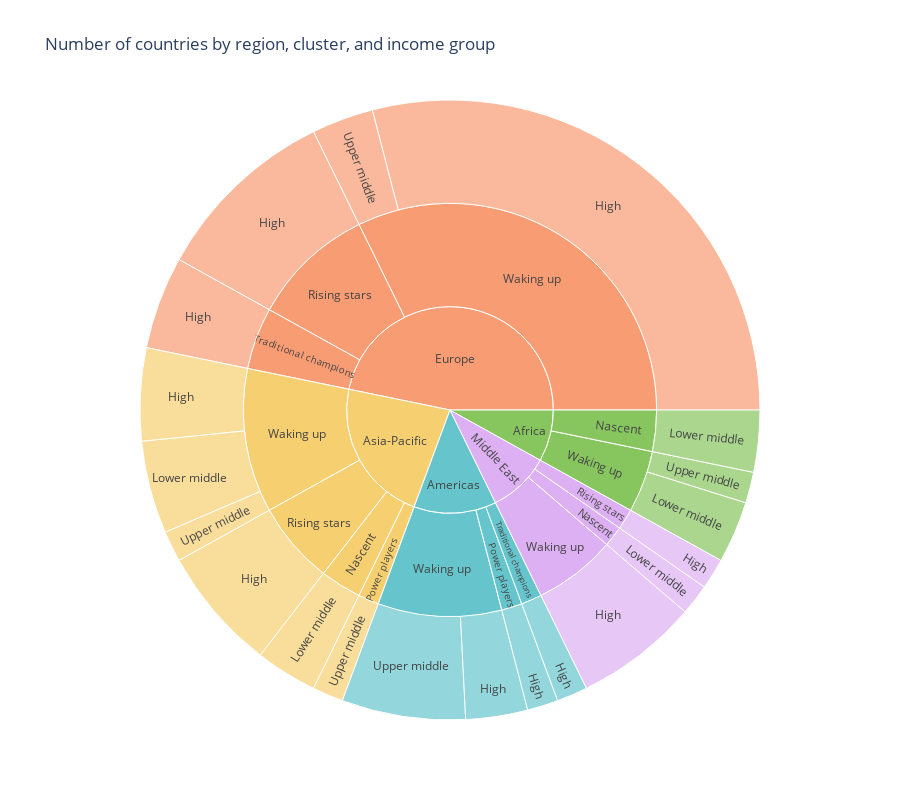

The notebook cell this image was saved under:
### Markdown cell above
## <div style="font-size:20px;text-align:center;color:black;border-bottom:5px #0026d6 solid;padding-bottom:3%">Multivariate Analaysis: Associations between categorical variables</div>

Let's look at the associations between Region, Cluster, and Income groups first.

### Code cell
agg_data = df[["Region", "Cluster", "Income group"]].groupby(["Region", "Cluster", "Income group"]).size().reset_index(name="Count")
# define figure element
fig = px.sunburst(
    agg_data,
    values='Count',
    path=["Region", "Cluster", "Income group"],
    title="Number of countries by region, cluster, and income group",
    color="Region",
    height=800,
    color_discrete_sequence=px.colors.qualitative.Pastel
)
# display the figure
fig.show()

### Figure 1 — Plotly figure (JSON) as saved in the notebook; plotly's stock layout.template omitted (floating-point values rounded to 4 significant figures)
{"data": [{"branchvalues": "total", "customdata": [["Americas"], ["Asia-Pacific"], ["Europe"], ["Middle East"], ["Americas"], ["Europe"], ["Americas"], ["Middle East"], ["Asia-Pacific"], ["Africa"], ["Middle East"], ["Europe"], ["Asia-Pacific"], ["Africa"], ["Asia-Pacific"], ["Asia-Pacific"], ["Africa"], ["Americas"], ["Asia-Pacific"], ["Europe"], ["Africa"], ["Asia-Pacific"], ["Middle East"], ["Americas"], ["Asia-Pacific"], ["Asia-Pacific"], ["Europe"], ["Middle East"], ["Americas"], ["Europe"], ["Africa"], ["Americas"], ["Asia-Pacific"], ["Europe"], ["Middle East"], ["Africa"], ["Americas"], ["Asia-Pacific"], ["Europe"], ["Middle East"]], "domain": {"x": [0, 1], "y": [0, 1]}, "hovertemplate": "labels=%{label}<br>Count=%{value}<br>parent=%{parent}<br>id=%{id}<br>Region=%{customdata[0]}<extra></extra>", "ids": ["Americas/Power players/High", "Asia-Pacific/Rising stars/High", "Europe/Rising stars/High", "Middle East/Rising stars/High", "Americas/Traditional champions/High", "Europe/Traditional champions/High", "Americas/Waking up/High", "Middle East/Nascent/Lower middle", "Asia-Pacific/Nascent/Lower middle", "Africa/Nascent/Lower middle", "Middle East/Waking up/High", "Europe/Waking up/High", "Asia-Pacific/Waking up/High", "Africa/Waking up/Lower middle", "Asia-Pacific/Waking up/Lower middle", "Asia-Pacific/Power players/Upper middle", "Africa/Waking up/Upper middle", "Americas/Waking up/Upper middle", "Asia-Pacific/Waking up/Upper middle", "Europe/Waking up/Upper middle", "Africa/Nascent", "Asia-Pacific/Nascent", "Middle East/Nascent", "Americas/Power players", "Asia-Pacific/Power players", "Asia-Pacific/Rising stars", "Europe/Rising stars", "Middle East/Rising stars", "Americas/Traditional champions", "Europe/Traditional champions", "Africa/Waking up", "Americas/Waking up", "Asia-Pacific/Waking up", "Europe/Waking up", "Middle East/Waking up", "Africa", "Americas", "Asia-Pacific", "Europe", "Middle East"], "labels": ["High", "High", "High", "High", "High", "High", "High", "Lower middle", "Lower middle", "Lower middle", "High", "High", "High", "Lower middle", "Lower middle", "Upper middle", "Upper middle", "Upper middle", "Upper middle", "Upper middle", "Nascent", "Nascent", "Nascent", "Power players", "Power players", "Rising stars", "Rising stars", "Rising stars", "Traditional champions", "Traditional champions", "Waking up", "Waking up", "Waking up", "Waking up", "Waking up", "Africa", "Americas", "Asia-Pacific", "Europe", "Middle East"], "marker": {"colors": ["rgb(102, 197, 204)", "rgb(246, 207, 113)", "rgb(248, 156, 116)", "rgb(220, 176, 242)", "rgb(102, 197, 204)", "rgb(248, 156, 116)", "rgb(102, 197, 204)", "rgb(220, 176, 242)", "rgb(246, 207, 113)", "rgb(135, 197, 95)", "rgb(220, 176, 242)", "rgb(248, 156, 116)", "rgb(246, 207, 113)", "rgb(135, 197, 95)", "rgb(246, 207, 113)", "rgb(246, 207, 113)", "rgb(135, 197, 95)", "rgb(102, 197, 204)", "rgb(246, 207, 113)", "rgb(248, 156, 116)", "rgb(135, 197, 95)", "rgb(246, 207, 113)", "rgb(220, 176, 242)", "rgb(102, 197, 204)", "rgb(246, 207, 113)", "rgb(246, 207, 113)", "rgb(248, 156, 116)", "rgb(220, 176, 242)", "rgb(102, 197, 204)", "rgb(248, 156, 116)", "rgb(135, 197, 95)", "rgb(102, 197, 204)", "rgb(246, 207, 113)", "rgb(248, 156, 116)", "rgb(220, 176, 242)", "rgb(135, 197, 95)", "rgb(102, 197, 204)", "rgb(246, 207, 113)", "rgb(248, 156, 116)", "rgb(220, 176, 242)"]}, "name": "", "parents": ["Americas/Power players", "Asia-Pacific/Rising stars", "Europe/Rising stars", "Middle East/Rising stars", "Americas/Traditional champions", "Europe/Traditional champions", "Americas/Waking up", "Middle East/Nascent", "Asia-Pacific/Nascent", "Africa/Nascent", "Middle East/Waking up", "Europe/Waking up", "Asia-Pacific/Waking up", "Africa/Waking up", "Asia-Pacific/Waking up", "Asia-Pacific/Power players", "Africa/Waking up", "Americas/Waking up", "Asia-Pacific/Waking up", "Europe/Waking up", "Africa", "Asia-Pacific", "Middle East", "Americas", "Asia-Pacific", "Asia-Pacific", "Europe", "Middle East", "Americas", "Europe", "Africa", "Americas", "Asia-Pacific", "Europe", "Middle East", "", "", "", "", ""], "type": "sunburst", "values": [1, 4, 6, 1, 1, 3, 2, 1, 2, 2, 4, 18, 3, 2, 3, 1, 1, 4, 1, 2, 2, 2, 1, 1, 1, 4, 6, 1, 1, 3, 3, 6, 7, 20, 4, 5, 8, 14, 29, 6]}], "layout": {"height": 800, "legend": {"tracegroupgap": 0}, "sunburstcolorway": ["rgb(102, 197, 204)", "rgb(246, 207, 113)", "rgb(248, 156, 116)", "rgb(220, 176, 242)", "rgb(135, 197, 95)", "rgb(158, 185, 243)", "rgb(254, 136, 177)", "rgb(201, 219, 116)", "rgb(139, 224, 164)", "rgb(180, 151, 231)", "rgb(179, 179, 179)"], "title": {"text": "Number of countries by region, cluster, and income group"}}}
